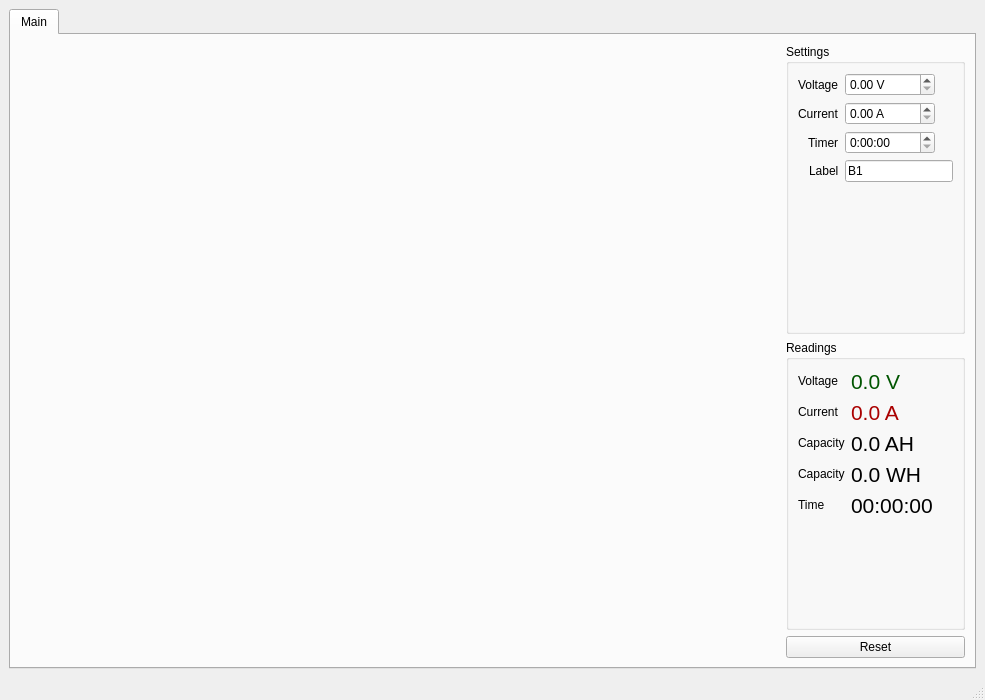
<?xml version="1.0" encoding="UTF-8"?>
<ui version="4.0">
 <class>MainWindow</class>
 <widget class="QMainWindow" name="MainWindow">
  <property name="geometry">
   <rect>
    <x>0</x>
    <y>0</y>
    <width>985</width>
    <height>700</height>
   </rect>
  </property>
  <property name="windowTitle">
   <string>Battery tester</string>
  </property>
  <widget class="QWidget" name="centralwidget">
   <layout class="QGridLayout" name="gridLayout">
    <item row="0" column="0">
     <widget class="QTabWidget" name="tabs">
      <property name="sizePolicy">
       <sizepolicy hsizetype="Expanding" vsizetype="Expanding">
        <horstretch>0</horstretch>
        <verstretch>0</verstretch>
       </sizepolicy>
      </property>
      <property name="currentIndex">
       <number>0</number>
      </property>
      <widget class="QWidget" name="tab1">
       <attribute name="title">
        <string>Main</string>
       </attribute>
       <layout class="QHBoxLayout" name="horizontalLayout_2">
        <item>
         <widget class="QWidget" name="plot_placeholder" native="true">
          <property name="sizePolicy">
           <sizepolicy hsizetype="MinimumExpanding" vsizetype="Expanding">
            <horstretch>9</horstretch>
            <verstretch>0</verstretch>
           </sizepolicy>
          </property>
          <property name="minimumSize">
           <size>
            <width>600</width>
            <height>400</height>
           </size>
          </property>
         </widget>
        </item>
        <item>
         <layout class="QVBoxLayout" name="controlsLayout">
          <item>
           <widget class="QGroupBox" name="ranges">
            <property name="title">
             <string>Settings</string>
            </property>
            <layout class="QFormLayout" name="formLayout">
             <property name="fieldGrowthPolicy">
              <enum>QFormLayout::FieldsStayAtSizeHint</enum>
             </property>
             <property name="labelAlignment">
              <set>Qt::AlignRight|Qt::AlignTrailing|Qt::AlignVCenter</set>
             </property>
             <item row="0" column="0">
              <widget class="QLabel" name="label">
               <property name="text">
                <string>Voltage</string>
               </property>
              </widget>
             </item>
             <item row="1" column="0">
              <widget class="QLabel" name="label_2">
               <property name="text">
                <string>Current</string>
               </property>
              </widget>
             </item>
             <item row="1" column="1">
              <widget class="QDoubleSpinBox" name="set_current">
               <property name="minimumSize">
                <size>
                 <width>90</width>
                 <height>0</height>
                </size>
               </property>
               <property name="baseSize">
                <size>
                 <width>90</width>
                 <height>0</height>
                </size>
               </property>
               <property name="suffix">
                <string> A</string>
               </property>
               <property name="singleStep">
                <double>0.100000000000000</double>
               </property>
               <property name="stepType">
                <enum>QAbstractSpinBox::AdaptiveDecimalStepType</enum>
               </property>
              </widget>
             </item>
             <item row="2" column="0">
              <widget class="QLabel" name="label_7">
               <property name="text">
                <string>Timer</string>
               </property>
              </widget>
             </item>
             <item row="2" column="1">
              <widget class="QTimeEdit" name="set_timer">
               <property name="enabled">
                <bool>true</bool>
               </property>
               <property name="minimumSize">
                <size>
                 <width>90</width>
                 <height>0</height>
                </size>
               </property>
               <property name="baseSize">
                <size>
                 <width>90</width>
                 <height>0</height>
                </size>
               </property>
               <property name="currentSection">
                <enum>QDateTimeEdit::HourSection</enum>
               </property>
               <property name="displayFormat">
                <string>h:mm:ss</string>
               </property>
              </widget>
             </item>
             <item row="3" column="0">
              <widget class="QLabel" name="label_8">
               <property name="text">
                <string>Label</string>
               </property>
              </widget>
             </item>
             <item row="3" column="1">
              <widget class="QLineEdit" name="cellLabel">
               <property name="sizePolicy">
                <sizepolicy hsizetype="MinimumExpanding" vsizetype="Fixed">
                 <horstretch>0</horstretch>
                 <verstretch>0</verstretch>
                </sizepolicy>
               </property>
               <property name="minimumSize">
                <size>
                 <width>90</width>
                 <height>0</height>
                </size>
               </property>
               <property name="baseSize">
                <size>
                 <width>90</width>
                 <height>0</height>
                </size>
               </property>
               <property name="text">
                <string>B1</string>
               </property>
               <property name="maxLength">
                <number>10</number>
               </property>
              </widget>
             </item>
             <item row="0" column="1">
              <widget class="QDoubleSpinBox" name="set_voltage">
               <property name="minimumSize">
                <size>
                 <width>90</width>
                 <height>0</height>
                </size>
               </property>
               <property name="baseSize">
                <size>
                 <width>90</width>
                 <height>0</height>
                </size>
               </property>
               <property name="prefix">
                <string/>
               </property>
               <property name="suffix">
                <string> V</string>
               </property>
               <property name="singleStep">
                <double>0.100000000000000</double>
               </property>
               <property name="stepType">
                <enum>QAbstractSpinBox::AdaptiveDecimalStepType</enum>
               </property>
              </widget>
             </item>
            </layout>
           </widget>
          </item>
          <item>
           <widget class="QGroupBox" name="groupBox">
            <property name="title">
             <string>Readings</string>
            </property>
            <layout class="QFormLayout" name="formLayout_2">
             <item row="0" column="0">
              <widget class="QLabel" name="label_3">
               <property name="text">
                <string>Voltage</string>
               </property>
              </widget>
             </item>
             <item row="0" column="1">
              <widget class="QLabel" name="readVoltage">
               <property name="palette">
                <palette>
                 <active>
                  <colorrole role="WindowText">
                   <brush brushstyle="SolidPattern">
                    <color alpha="255">
                     <red>0</red>
                     <green>85</green>
                     <blue>0</blue>
                    </color>
                   </brush>
                  </colorrole>
                 </active>
                 <inactive>
                  <colorrole role="WindowText">
                   <brush brushstyle="SolidPattern">
                    <color alpha="255">
                     <red>0</red>
                     <green>85</green>
                     <blue>0</blue>
                    </color>
                   </brush>
                  </colorrole>
                 </inactive>
                 <disabled>
                  <colorrole role="WindowText">
                   <brush brushstyle="SolidPattern">
                    <color alpha="255">
                     <red>160</red>
                     <green>162</green>
                     <blue>162</blue>
                    </color>
                   </brush>
                  </colorrole>
                 </disabled>
                </palette>
               </property>
               <property name="font">
                <font>
                 <pointsize>16</pointsize>
                </font>
               </property>
               <property name="text">
                <string>0.0 V</string>
               </property>
              </widget>
             </item>
             <item row="1" column="0">
              <widget class="QLabel" name="label_4">
               <property name="text">
                <string>Current</string>
               </property>
              </widget>
             </item>
             <item row="1" column="1">
              <widget class="QLabel" name="readCurrent">
               <property name="palette">
                <palette>
                 <active>
                  <colorrole role="WindowText">
                   <brush brushstyle="SolidPattern">
                    <color alpha="255">
                     <red>170</red>
                     <green>0</green>
                     <blue>0</blue>
                    </color>
                   </brush>
                  </colorrole>
                 </active>
                 <inactive>
                  <colorrole role="WindowText">
                   <brush brushstyle="SolidPattern">
                    <color alpha="255">
                     <red>170</red>
                     <green>0</green>
                     <blue>0</blue>
                    </color>
                   </brush>
                  </colorrole>
                 </inactive>
                 <disabled>
                  <colorrole role="WindowText">
                   <brush brushstyle="SolidPattern">
                    <color alpha="255">
                     <red>160</red>
                     <green>162</green>
                     <blue>162</blue>
                    </color>
                   </brush>
                  </colorrole>
                 </disabled>
                </palette>
               </property>
               <property name="font">
                <font>
                 <pointsize>16</pointsize>
                </font>
               </property>
               <property name="text">
                <string>0.0 A</string>
               </property>
              </widget>
             </item>
             <item row="2" column="1">
              <widget class="QLabel" name="readCapAH">
               <property name="font">
                <font>
                 <pointsize>16</pointsize>
                </font>
               </property>
               <property name="text">
                <string>0.0 AH</string>
               </property>
              </widget>
             </item>
             <item row="2" column="0">
              <widget class="QLabel" name="label_5">
               <property name="text">
                <string>Capacity</string>
               </property>
              </widget>
             </item>
             <item row="3" column="0">
              <widget class="QLabel" name="label_6">
               <property name="text">
                <string>Capacity</string>
               </property>
              </widget>
             </item>
             <item row="3" column="1">
              <widget class="QLabel" name="readCapWH">
               <property name="font">
                <font>
                 <pointsize>16</pointsize>
                </font>
               </property>
               <property name="text">
                <string>0.0 WH</string>
               </property>
              </widget>
             </item>
             <item row="4" column="1">
              <widget class="QLabel" name="readTime">
               <property name="font">
                <font>
                 <pointsize>16</pointsize>
                </font>
               </property>
               <property name="text">
                <string>00:00:00</string>
               </property>
              </widget>
             </item>
             <item row="4" column="0">
              <widget class="QLabel" name="label_9">
               <property name="text">
                <string>Time</string>
               </property>
              </widget>
             </item>
            </layout>
           </widget>
          </item>
          <item>
           <widget class="QPushButton" name="resetButton">
            <property name="text">
             <string>Reset</string>
            </property>
           </widget>
          </item>
         </layout>
        </item>
       </layout>
      </widget>
     </widget>
    </item>
   </layout>
  </widget>
  <widget class="QStatusBar" name="statusbar"/>
 </widget>
 <resources/>
 <connections/>
</ui>
